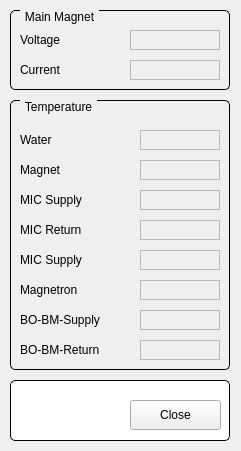
<?xml version="1.0" encoding="UTF-8"?>
<ui version="4.0">
 <class>uiMicrotronAnalog</class>
 <widget class="QMainWindow" name="uiMicrotronAnalog">
  <property name="geometry">
   <rect>
    <x>0</x>
    <y>0</y>
    <width>241</width>
    <height>451</height>
   </rect>
  </property>
  <property name="windowTitle">
   <string>Microtron Temperatures</string>
  </property>
  <widget class="QWidget" name="centralwidget">
   <widget class="QGroupBox" name="titleGroupBox_2">
    <property name="geometry">
     <rect>
      <x>10</x>
      <y>380</y>
      <width>220</width>
      <height>61</height>
     </rect>
    </property>
    <property name="styleSheet">
     <string notr="true">QGroupBox {
	background-color: rgb(255, 255, 255);
    border: 1px solid black;
    border-radius: 5px;
    margin-top: 0.5em;
}

QGroupBox::title {
    subcontrol-origin: margin;
    left: 10px;
    padding: 0 3px 0 3px;
}</string>
    </property>
    <property name="title">
     <string/>
    </property>
    <widget class="QPushButton" name="btnClose">
     <property name="geometry">
      <rect>
       <x>120</x>
       <y>20</y>
       <width>91</width>
       <height>30</height>
      </rect>
     </property>
     <property name="text">
      <string>Close</string>
     </property>
    </widget>
   </widget>
   <widget class="QGroupBox" name="groupBox">
    <property name="geometry">
     <rect>
      <x>10</x>
      <y>10</y>
      <width>220</width>
      <height>80</height>
     </rect>
    </property>
    <property name="styleSheet">
     <string notr="true">QGroupBox {
    border: 1px solid black;
    border-radius: 5px;
    margin-top: 0.5em;
}

QGroupBox::title {
    subcontrol-origin: margin;
    left: 10px;
    padding: 0 3px 0 3px;
}</string>
    </property>
    <property name="title">
     <string>Main Magnet</string>
    </property>
    <widget class="QLabel" name="label">
     <property name="geometry">
      <rect>
       <x>10</x>
       <y>20</y>
       <width>60</width>
       <height>20</height>
      </rect>
     </property>
     <property name="text">
      <string>Voltage</string>
     </property>
    </widget>
    <widget class="QLabel" name="label_2">
     <property name="geometry">
      <rect>
       <x>10</x>
       <y>50</y>
       <width>60</width>
       <height>20</height>
      </rect>
     </property>
     <property name="text">
      <string>Current</string>
     </property>
    </widget>
    <widget class="QELabel" name="qelabel">
     <property name="geometry">
      <rect>
       <x>120</x>
       <y>20</y>
       <width>90</width>
       <height>20</height>
      </rect>
     </property>
     <property name="frameShape">
      <enum>QFrame::StyledPanel</enum>
     </property>
     <property name="variable" stdset="0">
      <string>MI-PS-MM:getVoltage</string>
     </property>
    </widget>
    <widget class="QELabel" name="qelabel_2">
     <property name="geometry">
      <rect>
       <x>120</x>
       <y>50</y>
       <width>90</width>
       <height>20</height>
      </rect>
     </property>
     <property name="frameShape">
      <enum>QFrame::StyledPanel</enum>
     </property>
     <property name="variable" stdset="0">
      <string>MI-PS-MM:getCurrent</string>
     </property>
     <property name="updateOption" stdset="0">
      <enum>QELabel::Text</enum>
     </property>
    </widget>
   </widget>
   <widget class="QGroupBox" name="groupBox_2">
    <property name="geometry">
     <rect>
      <x>10</x>
      <y>100</y>
      <width>220</width>
      <height>270</height>
     </rect>
    </property>
    <property name="styleSheet">
     <string notr="true">QGroupBox {
    border: 1px solid black;
    border-radius: 5px;
    margin-top: 0.5em;
}

QGroupBox::title {
    subcontrol-origin: margin;
    left: 10px;
    padding: 0 3px 0 3px;
}</string>
    </property>
    <property name="title">
     <string>Temperature</string>
    </property>
    <widget class="QLabel" name="label_3">
     <property name="geometry">
      <rect>
       <x>10</x>
       <y>30</y>
       <width>120</width>
       <height>20</height>
      </rect>
     </property>
     <property name="text">
      <string>Water</string>
     </property>
    </widget>
    <widget class="QLabel" name="label_4">
     <property name="geometry">
      <rect>
       <x>10</x>
       <y>60</y>
       <width>120</width>
       <height>20</height>
      </rect>
     </property>
     <property name="text">
      <string>Magnet</string>
     </property>
    </widget>
    <widget class="QELabel" name="qelabel_3">
     <property name="geometry">
      <rect>
       <x>130</x>
       <y>30</y>
       <width>80</width>
       <height>20</height>
      </rect>
     </property>
     <property name="frameShape">
      <enum>QFrame::StyledPanel</enum>
     </property>
     <property name="variable" stdset="0">
      <string>MI-CO:getWaterTemperature</string>
     </property>
    </widget>
    <widget class="QELabel" name="qelabel_4">
     <property name="geometry">
      <rect>
       <x>130</x>
       <y>60</y>
       <width>80</width>
       <height>20</height>
      </rect>
     </property>
     <property name="frameShape">
      <enum>QFrame::StyledPanel</enum>
     </property>
     <property name="variable" stdset="0">
      <string>MI-CO:getMagnetTemperature</string>
     </property>
    </widget>
    <widget class="QELabel" name="qelabel_5">
     <property name="geometry">
      <rect>
       <x>130</x>
       <y>90</y>
       <width>80</width>
       <height>20</height>
      </rect>
     </property>
     <property name="frameShape">
      <enum>QFrame::StyledPanel</enum>
     </property>
     <property name="variable" stdset="0">
      <string>MI-CO-THC1:getTemperature</string>
     </property>
    </widget>
    <widget class="QELabel" name="qelabel_6">
     <property name="geometry">
      <rect>
       <x>130</x>
       <y>120</y>
       <width>80</width>
       <height>20</height>
      </rect>
     </property>
     <property name="frameShape">
      <enum>QFrame::StyledPanel</enum>
     </property>
     <property name="variable" stdset="0">
      <string>MI-CO-THC2:getTemperature</string>
     </property>
     <property name="variableSubstitutions" stdset="0">
      <string/>
     </property>
    </widget>
    <widget class="QELabel" name="qelabel_7">
     <property name="geometry">
      <rect>
       <x>130</x>
       <y>150</y>
       <width>80</width>
       <height>20</height>
      </rect>
     </property>
     <property name="frameShape">
      <enum>QFrame::StyledPanel</enum>
     </property>
     <property name="variable" stdset="0">
      <string>MI-CO-THC3:getTemperature</string>
     </property>
    </widget>
    <widget class="QELabel" name="qelabel_8">
     <property name="geometry">
      <rect>
       <x>130</x>
       <y>180</y>
       <width>80</width>
       <height>20</height>
      </rect>
     </property>
     <property name="frameShape">
      <enum>QFrame::StyledPanel</enum>
     </property>
     <property name="variable" stdset="0">
      <string>MI-CO-THC4:getTemperature</string>
     </property>
    </widget>
    <widget class="QELabel" name="qelabel_9">
     <property name="geometry">
      <rect>
       <x>130</x>
       <y>210</y>
       <width>80</width>
       <height>20</height>
      </rect>
     </property>
     <property name="frameShape">
      <enum>QFrame::StyledPanel</enum>
     </property>
     <property name="variable" stdset="0">
      <string>MI-CO-THC5:getTemperature</string>
     </property>
    </widget>
    <widget class="QELabel" name="qelabel_10">
     <property name="geometry">
      <rect>
       <x>130</x>
       <y>240</y>
       <width>80</width>
       <height>20</height>
      </rect>
     </property>
     <property name="frameShape">
      <enum>QFrame::StyledPanel</enum>
     </property>
     <property name="variable" stdset="0">
      <string>MI-CO-THC6:getTemperature</string>
     </property>
    </widget>
    <widget class="QLabel" name="label_5">
     <property name="geometry">
      <rect>
       <x>10</x>
       <y>90</y>
       <width>120</width>
       <height>20</height>
      </rect>
     </property>
     <property name="text">
      <string>MIC Supply</string>
     </property>
    </widget>
    <widget class="QLabel" name="label_6">
     <property name="geometry">
      <rect>
       <x>10</x>
       <y>120</y>
       <width>120</width>
       <height>20</height>
      </rect>
     </property>
     <property name="text">
      <string>MIC Return</string>
     </property>
    </widget>
    <widget class="QLabel" name="label_7">
     <property name="geometry">
      <rect>
       <x>10</x>
       <y>150</y>
       <width>120</width>
       <height>20</height>
      </rect>
     </property>
     <property name="text">
      <string>MIC Supply</string>
     </property>
    </widget>
    <widget class="QLabel" name="label_8">
     <property name="geometry">
      <rect>
       <x>10</x>
       <y>180</y>
       <width>120</width>
       <height>20</height>
      </rect>
     </property>
     <property name="text">
      <string>Magnetron</string>
     </property>
    </widget>
    <widget class="QLabel" name="label_9">
     <property name="geometry">
      <rect>
       <x>10</x>
       <y>210</y>
       <width>120</width>
       <height>20</height>
      </rect>
     </property>
     <property name="text">
      <string>BO-BM-Supply</string>
     </property>
    </widget>
    <widget class="QLabel" name="label_10">
     <property name="geometry">
      <rect>
       <x>10</x>
       <y>240</y>
       <width>120</width>
       <height>20</height>
      </rect>
     </property>
     <property name="text">
      <string>BO-BM-Return</string>
     </property>
    </widget>
   </widget>
  </widget>
 </widget>
 <customwidgets>
  <customwidget>
   <class>QELabel</class>
   <extends>QLabel</extends>
   <header>QELabel.h</header>
  </customwidget>
 </customwidgets>
 <resources/>
 <connections/>
</ui>
